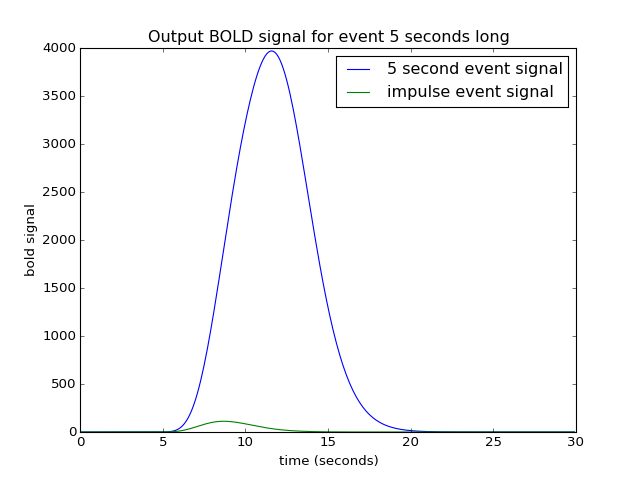

This figure's Python source:
neural_signal_5s = np.zeros(n_time_points)
neural_signal_5s[(times >= 4) & (times < 9)] = 1
bold_signal_5s = np.convolve(neural_signal_5s, hrf_signal)[:n_time_points]
neural_signal_impulse = np.zeros(n_time_points)
neural_signal_impulse[(times == 4)] = 1
bold_signal_impulse = np.convolve(neural_signal_impulse, hrf_signal)[:n_time_points]
plt.plot(times, bold_signal_5s, label='5 second event signal')
plt.plot(times, bold_signal_impulse, label='impulse event signal')
plt.xlabel('time (seconds)')
plt.ylabel('bold signal')
plt.title('Output BOLD signal for event 5 seconds long')
plt.legend()
